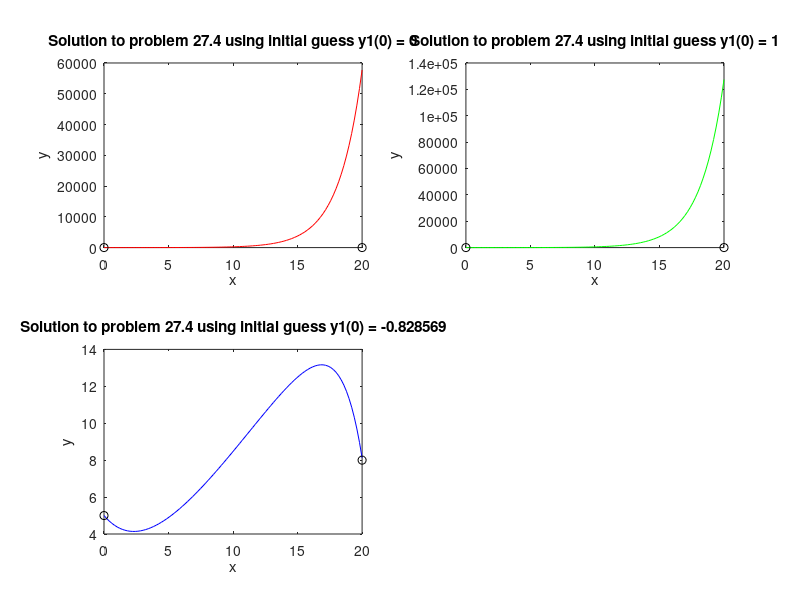

Write the MATLAB code that produced this figure.
%Kiran Rao
%ME 2016 - Section B
%902891012
%Homework 4: Problem 1

function HW4Pb1RaoKiran
    function [F] = dYdx(x,Y) %convert second order ODE into a first order ODE using an equivalent expression to subsitute for d2y/dx2; inputs are indpendent variable x and vector Y of [dy/dx and y]; output is vector F(x,y), which is the derivative of vector Y
        y1 = Y(1); %value of dy/dx
        y2 = Y(2); %value of y(x)
        f1 = (y2 - x + 2*y1)./7; %converts second order differential equation to first order by finding an equivalent expression for dy1/dx
        f2 = y1;
        F = [f1 ; f2]; %derivative of vector Y
    end
   
    ybound0 = 5; %lower bound
    ybound20 = 8; %upper bound
    guess1 = 0; %guess dy/dx(0) = 0
    guess2 = 1; %guess dy/dx(0) = 1
    x = linspace(0,20,100); %generate vector of x values between bounds
    Yvec10 = [guess1 ; ybound0]; %first guessed intiial condition for first order ODE solver
    Yvec20 = [guess2 ; ybound0]; %second guessed intiial condition for first order ODE solver

    options = odeset('RelTol', 1e-4);
    [X1,Y1] = ode45(@dYdx,x,Yvec10,options); %solve first order ODE using first guessed intiial conditions
    solvedY1 = Y1(:,2); %extract values for y(x) from first order ODE solver

    [X2,Y2] = ode45(@dYdx,x,Yvec20,options); %solve first order ODE using second guessed intiial conditions
    solvedY2 = Y2(:,2); %extract values for y(x) from first order ODE solver
    
    Y0 =(ybound20-solvedY1(end))./(solvedY2(end)-solvedY1(end))*(guess2 - guess1)+guess1; %solve for true solution to initial condition Y0 using linear interpolation of the first two guessed intial conditions and the final values of their respective solved y(x) column vectors

    Yvec0 = [Y0;ybound0]; %create true solution and use as intial condition
    [X3,Y3] = ode45(@dYdx,x,Yvec0,options); %find true y(x) values using the true solution as an intial condition to the first order ODE solver
    solvedY3=Y3(:,2); %extract values for y(x( from first order ODE solver
    
    figure (1)
    subplot(2,2,1) %create three plots for two guessed intial conditions and one solved initial condition
    plot(X1,solvedY1,'r', [0 20], [ybound0 ybound20], 'ko') %plot solution of first guessed intial condition from lower bound to upper bound; include true values of the boundary conditions
    xlabel('x') %labels x-axis
    ylabel('y') %labels y-axis
    title('Solution to problem 27.4 using initial guess y1(0) = 0') %gives plot title
    hold on
    subplot(2,2,2)
    plot(X2,solvedY2,'g', [0 20], [ybound0 ybound20], 'ko') %plot solution of second guessed intial condition from lower bound to upper bound; include true values of the boundary conditions
    title('Solution to problem 27.4 using initial guess y1(0) = 1') %gives plot title
    xlabel('x') %labels x-axis
    ylabel('y') %labels y-axis
    subplot(2,2,3)
    plot(X3,solvedY3,'b', [0 20], [ybound0 ybound20], 'ko')  %plot true solution as an intial condition from lower bound to upper bound; include true values of the boundary conditions
    title(sprintf('Solution to problem 27.4 using initial guess y1(0) = %f',Y0)) %gives plot title
    xlabel('x') %labels x-axis
    ylabel('y') %labels y-axis
end   